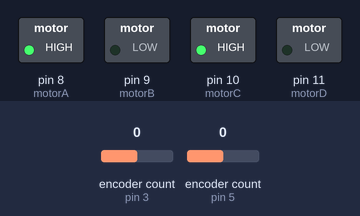
Simulated run of this sketch. Board: Arduino Uno, built with avr-gcc and run on an emulated ATmega328P. Shown: switched loads named in the sketch (green lamp = pin HIGH). The test bench sets the inputs (shaded band); at power-on: encoder count (sensors on pin 3, pin 5) 0. What the sketch prints to the serial monitor is not drawn.

Above: at 1.2 s.
1.3 s: encoder count (sensor on pin 3) set to -1
4.3 s: encoder count (sensor on pin 5) set to -1
Timing chart, 0 to 7.3 s (numbered marks = the images above; inputs shaded):
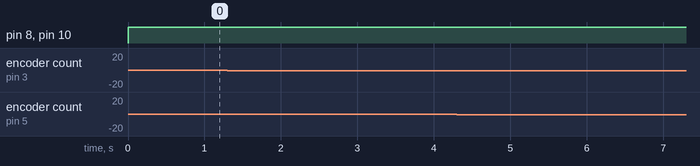

Measured:
- after the input at 1.3 s, every drawn part: stays the same
- after the input at 4.3 s, every drawn part: stays the same

The sketch:

Initial-Prototype.ino
```cpp
#include <Encoder.h>
#define ENCODER_DO_NOT_USE_INTERRUPTS
//PID DECLARATION
float PIDL();
float PIDR();
void forward();
void stopMotors();
void right();
void left();
//odometry
float odometry();
int axisWidth;
float rPrev, lPrev,hPrev;
float x,y;
float rad;
//top right wheel
int encoderA = 3;
int encoderB = 2;
int motorA = 8;   // Right motor IN1
int motorB = 9;  // Right motor IN2
//top left wheel
int encoderC = 5;
int encoderD = 6;
int motorC = 10;  // Left motor IN3
int motorD = 11;  // Left motor IN4
//PID CONTROL SYSTEMS
float proportional_gain = 5.0;
float Integral_gain = 0.1;
float Derivative_gain = 0.5;
//variables
unsigned long now;
float errorL = 0;
float lastErrorL = 0;
float integralL = 0;
float derivativeL = 0;
float outputL = 0;

float errorR = 0;
float lastErrorR = 0;
float integralR = 0;
float derivativeR = 0;
float outputR = 0;

unsigned long lastTimeL = 0;
unsigned long lastTimeR = 0;
float setpointL = 0;
float setpointR = 0;
float measured_valueL = 0;
float measured_valueR = 0;
float controller_outputL;
float controller_outputR;
float ticksPerDegree = (44.00 * 193.00) / (360.00 / 3.00);

int step = 0; // movement phase tracker

//encoders
Encoder myEncoderL(encoderC, encoderD);
Encoder myEncoderR(encoderA, encoderB);
void velocity()
{
  static long lprevticks = 0;
  static long rprevticks = 0;
  static unsigned long lasttime = 0;

  unsigned long now = millis();
  float deltatime = (now - lasttime) / 1000.0;
  if (deltatime <= 0)
  {
    deltatime = 0.0001;
  }

  long lticks = myEncoderL.read();
  long rticks = myEncoderR.read();

  long ldeltaticks = lticks - lprevticks;
  long rdeltaticks = rticks - rprevticks;

  float wheelradius = 3.00;

  float angular_velocityw1 = (ldeltaticks / ticksPerDegree) * (PI / 180.0) / deltatime;
  float angular_velocityw2 = (rdeltaticks / ticksPerDegree) * (PI / 180.0) / deltatime;

  float longitudinal_velocity = (wheelradius / 2.0) * (angular_velocityw1 + angular_velocityw2);
  float angular_velocity = (wheelradius / axisWidth) * (angular_velocityw2 - angular_velocityw1);

  lprevticks = lticks;
  rprevticks = rticks;
  lasttime = now;
}


void control_left()
{
  float controlsL = PIDL();
  int pulseL = constrain(controlsL, -255, 255);
  // Motor control logic
  if (pulseL > 0)
  {
    analogWrite(motorC, pulseL);
    analogWrite(motorD, 0);
  }
  else
  {
    analogWrite(motorC, 0);
    analogWrite(motorD, abs(pulseL));
  }
}

void control_right()
{
  float controlsR = PIDR();
  int pulseR = constrain(controlsR, -255, 255);
  if (pulseR > 0)
  {
    analogWrite(motorA, pulseR);
    analogWrite(motorB, 0);
  }
  else
  {
    analogWrite(motorA, 0);
    analogWrite(motorB, abs(pulseR));
  }
}

float PIDL()
{
  now = millis();
  measured_valueL = myEncoderL.read() / ticksPerDegree;
  float error = setpointL - measured_valueL;
  float difference = (now - lastTimeL) / 1000.0;
  if (difference <= 0) difference = 0.0001;

  integralL += error * difference;
  derivativeL = (error - lastErrorL) / difference;
  controller_outputL = (proportional_gain * error) + (Integral_gain * integralL) + (Derivative_gain * derivativeL);

  lastErrorL = error;
  lastTimeL = now;
  return controller_outputL;
}

float PIDR()
{
  now = millis();
  measured_valueR = myEncoderR.read() / ticksPerDegree;
  float error = setpointR - measured_valueR;
  float difference = (now - lastTimeR) / 1000.0;
  if (difference <= 0) difference = 0.0001;

  integralR += error * difference;
  derivativeR = (error - lastErrorR) / difference;
  controller_outputR = (proportional_gain * error) + (Integral_gain * integralR) + (Derivative_gain * derivativeR);

  lastErrorR = error;
  lastTimeR = now;
  return controller_outputR;
}

void forward()
{
  // Move both wheels forward by 90 degrees turns
  myEncoderL.write(0);
  myEncoderR.write(0);
  setpointL = 90;
  setpointR = 90;
  step = 1;
}

void stopMotors()
{
  analogWrite(motorA, 0);
  analogWrite(motorB, 0);
  analogWrite(motorC, 0);
  analogWrite(motorD, 0);
}

void right()
{
  // Spin right: left forward, right backward
  myEncoderL.write(0);
  myEncoderR.write(0);
  setpointL = 90;
  setpointR = -90;
  step = 2;
}

void left()
{
  // Spin left: left backward, right forward
  myEncoderL.write(0);
  myEncoderR.write(0);
  setpointL = -90;
  setpointR = 90;
  step = 3;
}
float odometry()
{
  float l = myEncoderL.read() / ticksPerDegree;
  float r = myEncoderR.read() / ticksPerDegree;
  //I need to define l and r as and right encoder motors but unsure which definition to use.
  float h = hPrev;
  // calculate encoder deltas (differences from this and previous readings)
  float lDelta = l - lPrev;
  float rDelta = r - rPrev;
  // calculate omega
  float hDelta = (rDelta - lDelta) / axisWidth;
  // either approximate if we're going (almost) straight or calculate an arc
  if (abs(lDelta - rDelta) < 1e-5)
  { // 1e-5 = 1 × 10^5 and is equal to 100000
    x += lDelta * cos(h);
    y += rDelta * sin(h);
  } else
  {
    // calculate the radius of ICC (Instantaneous Centre of Curvature – the point around which the robot is turning)
    // The ICC is marked in fig.3 by the rotation point of angle = delta theta (Δθ).
    rad = (axisWidth / 2) * (rDelta + lDelta) / (rDelta - lDelta);
    // calculate the robot position by finding a point that is rotated
    // around ICC by heading delta
    x += rad * sin(hDelta + h) - rad * sin(h);
    y += - rad * cos(hDelta + h) + rad * cos(h);
  }
  lPrev = l;
  rPrev = r;
  hPrev = h + hDelta;

  // Print values for x and y
  Serial.print("x: ");
  Serial.print(x);
  Serial.print(" y: ");
  Serial.println(y);
}
void setup()
{
  Serial.begin(9600);
  lastTimeL = millis();
  lastTimeR = millis();
rPrev = 0;
lPrev = 0;
hPrev = 0;
x = 0;
y = 0;
  axisWidth = 20;
  pinMode(motorA, OUTPUT);
  pinMode(motorB, OUTPUT);
  pinMode(motorC, OUTPUT);
  pinMode(motorD, OUTPUT);

  // start by moving forward
  forward();
}

void loop()
{
  control_left();
  control_right();

  // Debug
  Serial.print("L Setpoint: "); Serial.print(setpointL);
  Serial.print(", L Pos: "); Serial.print(measured_valueL);
  Serial.print(", R Setpoint: "); Serial.print(setpointR);
  Serial.print(", R Pos: "); Serial.print(measured_valueR);
  Serial.print(", L Out: "); Serial.print(controller_outputL);
  Serial.print(", R Out: "); Serial.println(controller_outputR);

  // Check if target reached
  if (abs(setpointL - measured_valueL) < 2 && abs(setpointR - measured_valueR) < 2)
  {
    stopMotors();
    delay(1000);

    if (step == 1) right();     // after forward, turn right
    else if (step == 2) forward(); // after right turn, move forward again
    else if (step == 3) stopMotors(); // after left turn, stop
  }

  //moving forward = true
  //if movingforward{forward function}else{stop function}
  delay(100);
}
```
